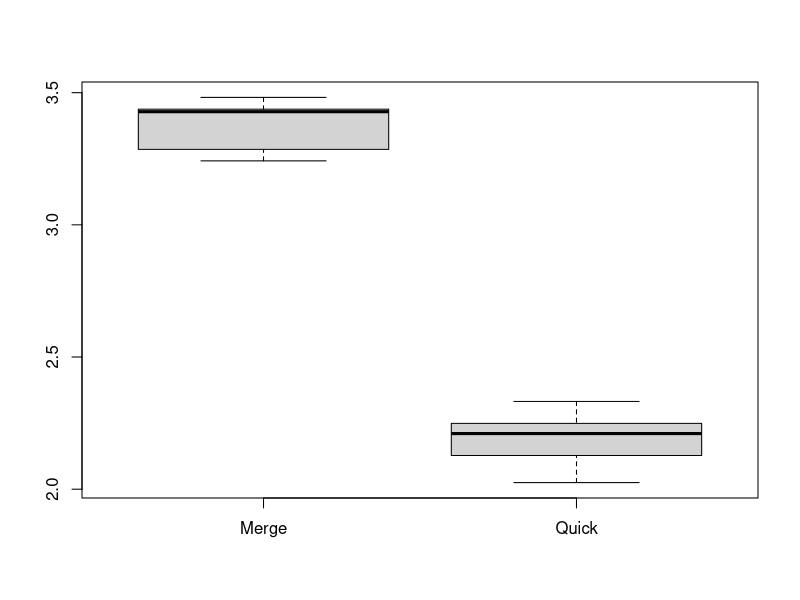
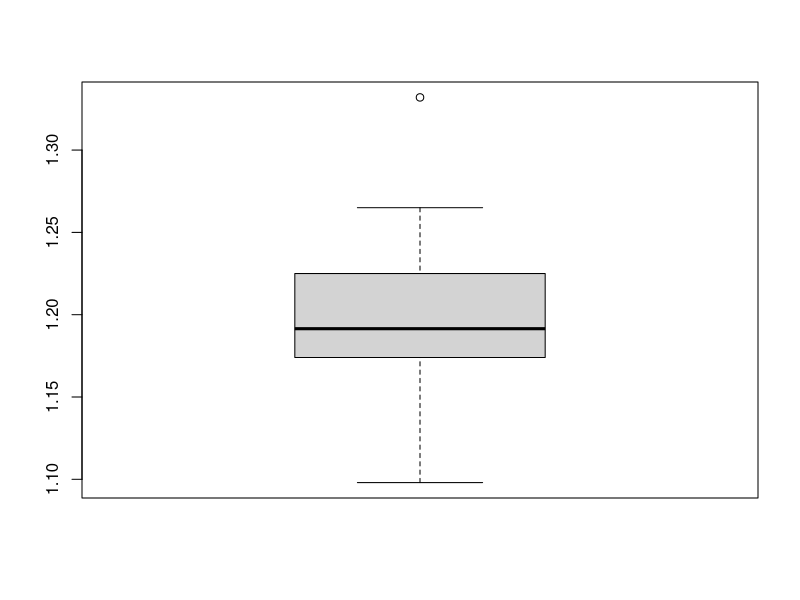
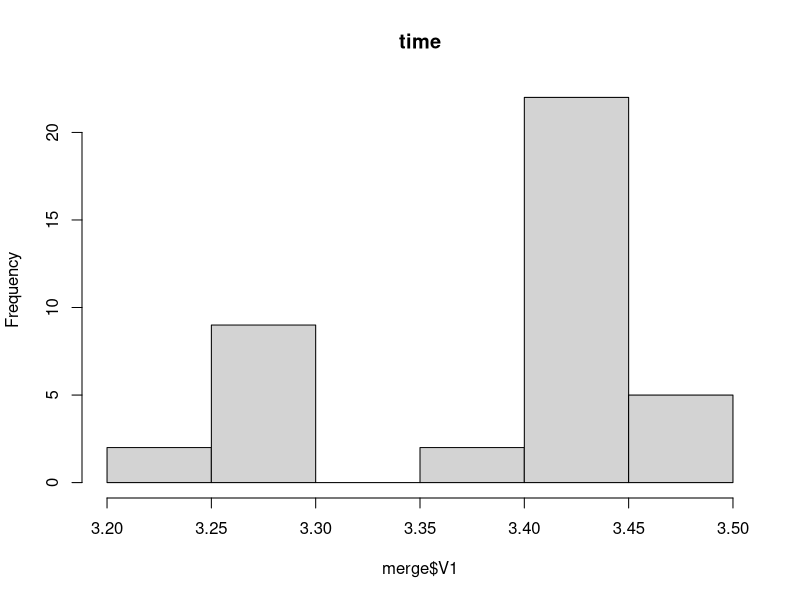
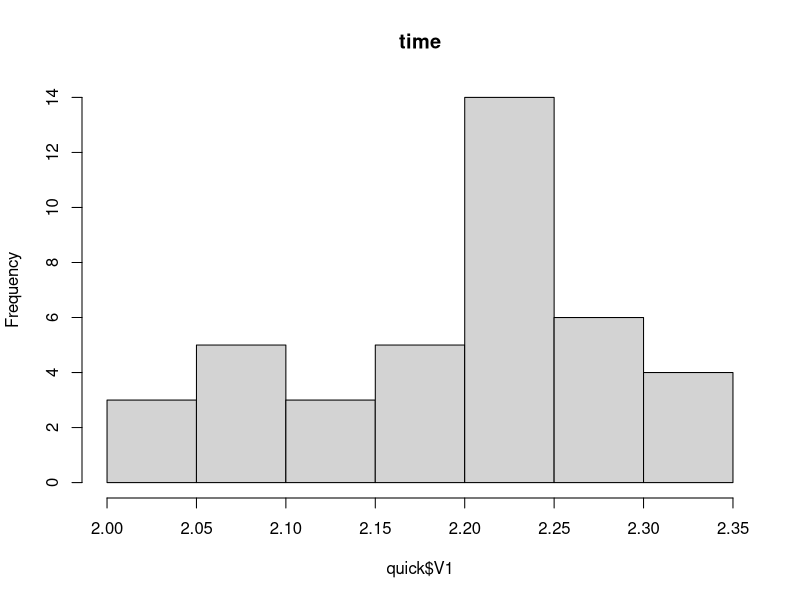
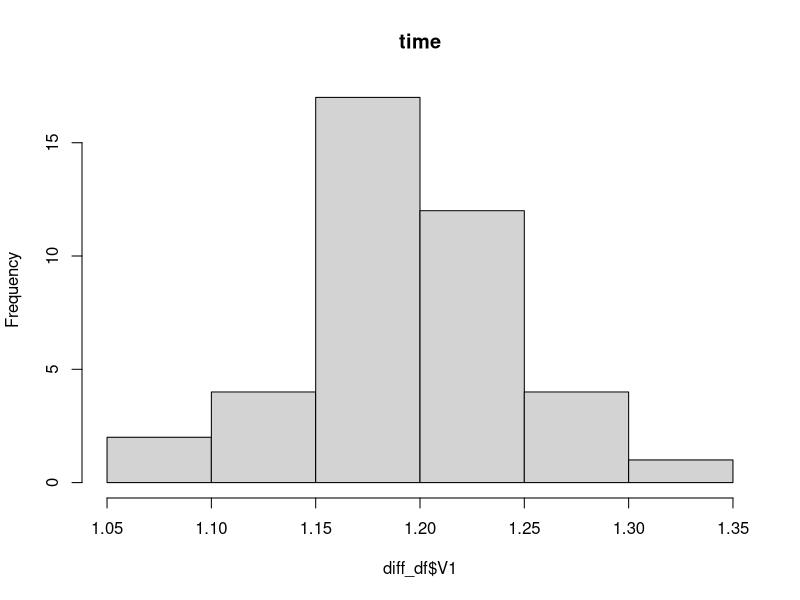
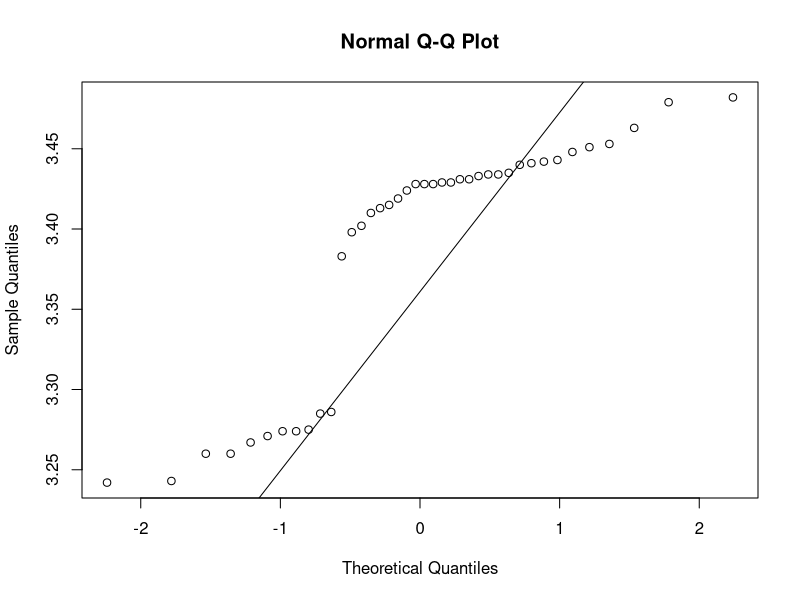
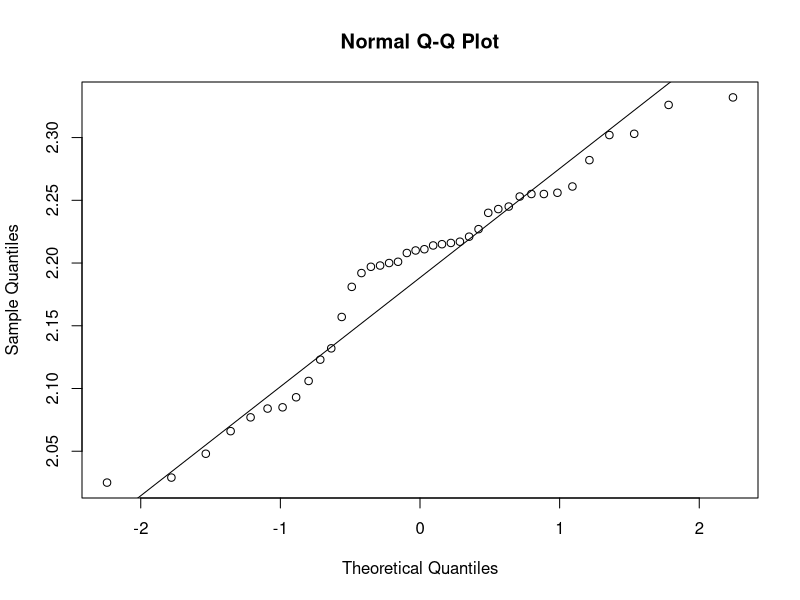
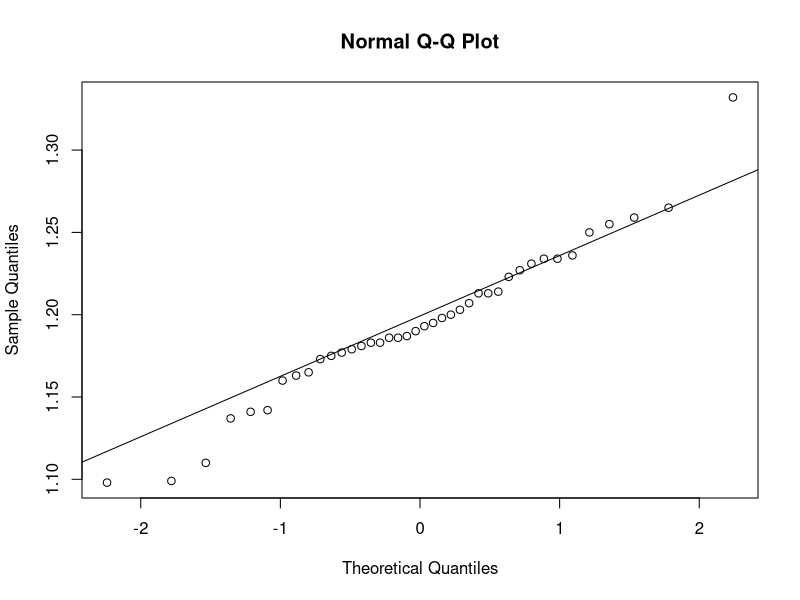

Reproduce these figures in R, in order.
merge <- read.delim("./merge_data.txt", sep ="\n", header = FALSE, dec =".")
quick <- read.delim("./quick_data.txt", sep ="\n", header = FALSE, dec =".")
diff = (merge-quick)
diff_df <- data.frame(diff)
data<-data.frame(merge,quick)

mean(merge$V1)
mean(quick$V1)
mean(diff_df$V1)
var(diff_df$V1)

t.test(diff_df$V1, alternative = "greater")

boxplot(data, names=c("Merge","Quick"))
boxplot(diff, names=c("Diff"))

hist(merge$V1, main= "time")
hist(quick$V1, main= "time")
hist(diff_df$V1, main= "time")

qqnorm(merge$V1)
qqline(merge$V1)


qqnorm(quick$V1)
qqline(quick$V1)


qqnorm(diff_df$V1)
qqline(diff_df$V1)


